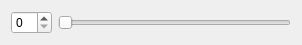
<?xml version="1.0" encoding="UTF-8"?>
<ui version="4.0">
 <class>SmallWidget</class>
 <widget class="QWidget" name="SmallWidget">
  <property name="geometry">
   <rect>
    <x>0</x>
    <y>0</y>
    <width>302</width>
    <height>40</height>
   </rect>
  </property>
  <property name="windowTitle">
   <string>Form</string>
  </property>
  <layout class="QHBoxLayout" name="horizontalLayout">
   <item>
    <widget class="QSpinBox" name="spinBox"/>
   </item>
   <item>
    <widget class="QSlider" name="hSlider">
     <property name="orientation">
      <enum>Qt::Horizontal</enum>
     </property>
    </widget>
   </item>
  </layout>
 </widget>
 <resources/>
 <connections/>
</ui>
